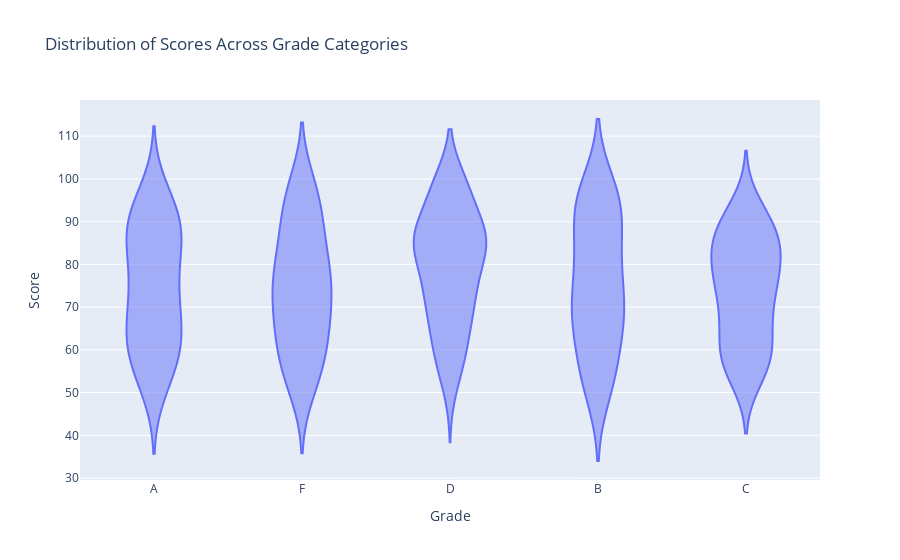

The code cell stored with this chart in its notebook:
### Markdown cell above
2. Using the Student Grades, create a violin plot to display the distribution of scores across different grade categories.

    ![image.png](attachment:image.png)

### Code cell
np.random.seed (15)
data= {
    "Grade": np.random.choice(["A","B","C","D","F"], 200),
    "Score": np.random.randint(50,100,200)
}
df= pd.DataFrame(data)
fig= px.violin(df, x="Grade", y="Score", title= "Distribution of Scores Across Grade Categories")
fig.show()

### Figure 1 — Plotly figure (JSON) as saved in the notebook; plotly's stock layout.template omitted (floating-point values rounded to 4 significant figures; data arrays with more than 128 entries replaced by an {"elided": "..."} marker saying what was removed)
{"data": [{"alignmentgroup": "True", "box": {"visible": false}, "hovertemplate": "Grade=%{x}<br>Score=%{y}<extra></extra>", "legendgroup": "", "marker": {"color": "#636efa"}, "name": "", "offsetgroup": "", "orientation": "v", "scalegroup": "True", "showlegend": false, "type": "violin", "x": {"elided": "200 str values"}, "x0": " ", "xaxis": "x", "y": {"elided": "200 int values"}, "y0": " ", "yaxis": "y"}], "layout": {"legend": {"tracegroupgap": 0}, "title": {"text": "Distribution of Scores Across Grade Categories"}, "violinmode": "group", "xaxis": {"anchor": "y", "domain": [0, 1], "title": {"text": "Grade"}}, "yaxis": {"anchor": "x", "domain": [0, 1], "title": {"text": "Score"}}}}
